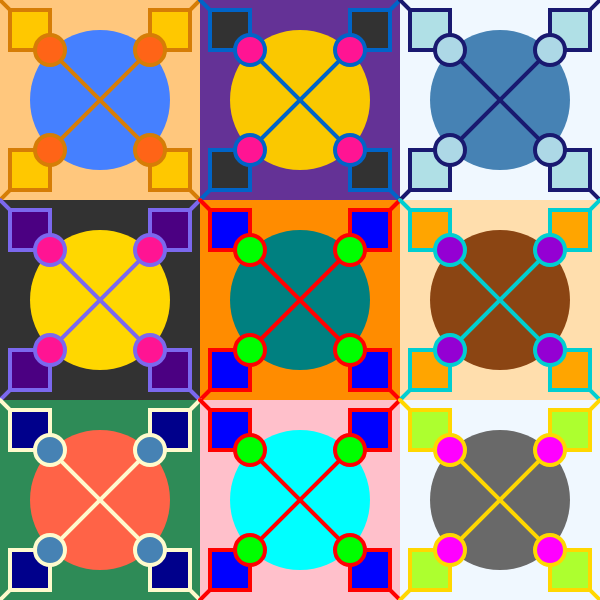
Frame 1 (no input)
Frame 2 (the mouse pressed at the canvas centre, redrawn once): identical to frame 1, image omitted

The p5.js sketch that drew this single still picture (run headless with seeded random() and noise() and a simulated clock; the mouse was pressed at the canvas centre and the sketch redrawn once):

// p5.js sketch
// ── sketch.js
function setup() {
  createCanvas(600, 600);
  noLoop();
}

function drawTile(x, y, bgColor, circleColor, lineColor, dotColor, squareColor) {
  push(); 
  //set location
  translate(x, y); 

  // main square
  stroke(0);
  strokeWeight(0);
  fill(bgColor);
  rect(0, 0, 200, 200);

  // big circle
  strokeWeight(0);
  fill(circleColor);
  ellipse(100, 100, 140);

  // lines
  strokeWeight(4);
  stroke(lineColor);
  line(0, 0, 200, 200);
  line(200, 0, 0, 200);

  // small squares
  fill(squareColor);
  rect(10, 10, 40, 40); 
  rect(150, 10, 40, 40); 
  rect(10, 150, 40, 40); 
  rect(150, 150, 40, 40); 

  // dots
  fill(dotColor);
  ellipse(50, 50, 30); 
  ellipse(150, 50, 30);  
  ellipse(50, 150, 30); 
  ellipse(150, 150, 30); 

  pop();
}

function draw() {
  //row 1
  drawTile(0, 0, color(255, 199, 125), color(69, 128, 255), color(214, 125, 6), color(255, 100, 23), color(255, 200, 0)); // left
  drawTile(200, 0, color(100,50,150), color(250,200,0), color(0,100,200), color(255,20,147), color(50,50,50)); // center
  drawTile(400, 0, color(240, 248, 255), color(70, 130, 180), color(25, 25, 112), color(173, 216, 230), color(176, 224, 230)); // right
  //row 2
  drawTile( 0, 200, color(50, 50, 50), color(255, 215, 0), color(123, 104, 238), color(255, 20, 147), color(75, 0, 130)); // left
  drawTile(200, 200, color(255, 140, 0), color(0, 128, 128), color(255, 0, 0), color(0, 255, 0), color(0, 0, 255)); // center
  drawTile( 400, 200, color(255, 222, 173), color(139, 69, 19), color(0, 206, 209), color(148, 0, 211), color(255, 165, 0)); // right
  //row 3
  drawTile(0, 400, color(46, 139, 87), color(255, 99, 71), color(255, 250, 205), color(70, 130, 180), color(0, 0, 139)); // left
  drawTile(200, 400, color(255, 192, 203), color(0, 255, 255), color(255, 0, 0), color(0, 255, 0), color(0, 0, 255)); // center
  drawTile( 400, 400, color(240, 248, 255), color(105, 105, 105), color(255, 215, 0), color(255, 0, 255), color(173, 255, 47)); // right
}
